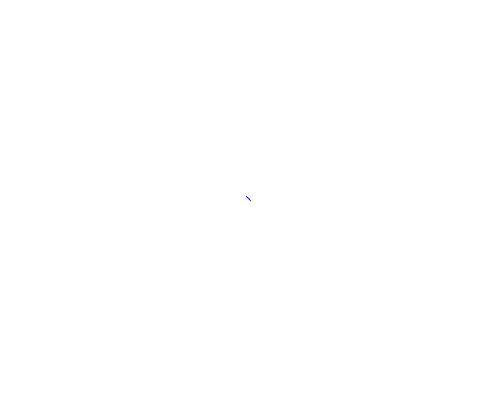
Frame 1 (no input)
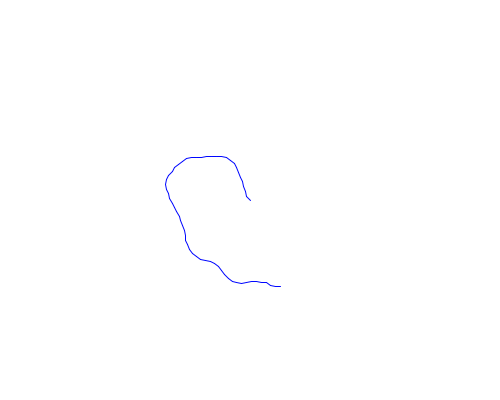
Frame 60 (the mouse pressed at the canvas centre just before this capture)
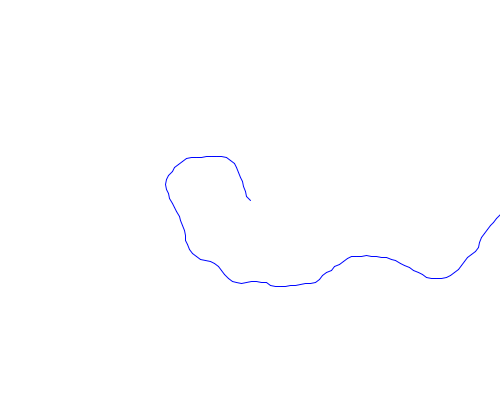
Frame 120 (the mouse held since frame 60 and released just before this capture)

The Processing sketch that drew these frames (run headless with seeded random() and noise(); from frame 60 on, the mouse is pressed at the canvas centre):

// Processing sketch: sketch_70
// ── sketch_70.pde
// fun programming episode #70
// slowly change the direction

float oldx; // last x position
float oldy; // last y position
float a; // angle

void reset() {
	oldx = width/2;
	oldy = height/2;
	a = random(TWO_PI); // converts
	stroke(random(255), 255, 255);
}

void setup() {
	size(500, 400);
	background(255);
	colorMode(HSB,100);
	smooth();
	noFill();
	reset();
}

void draw() {
	float newx = oldx + cos(a) * 5;
	float newy = oldy + sin(a) * 5;
	line(oldx, oldy, newx, newy);
	oldx = newx;
	oldy = newy;
	a = a + random(-0.4, 0.4);
}
